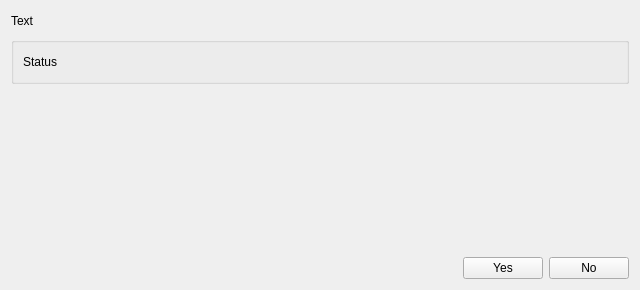
<?xml version="1.0" encoding="UTF-8"?>
<ui version="4.0">
 <class>Diagnostics::System::CDlgUsbStatus</class>
 <widget class="QWidget" name="Diagnostics::System::CDlgUsbStatus">
  <property name="geometry">
   <rect>
    <x>0</x>
    <y>0</y>
    <width>640</width>
    <height>290</height>
   </rect>
  </property>
  <property name="windowTitle">
   <string>Form</string>
  </property>
  <layout class="QVBoxLayout" name="verticalLayout">
   <item>
    <layout class="QHBoxLayout" name="horizontalLayout">
     <item>
      <widget class="QLabel" name="labelText">
       <property name="text">
        <string>Text</string>
       </property>
      </widget>
     </item>
     <item>
      <spacer name="horizontalSpacer">
       <property name="orientation">
        <enum>Qt::Horizontal</enum>
       </property>
       <property name="sizeHint" stdset="0">
        <size>
         <width>40</width>
         <height>20</height>
        </size>
       </property>
      </spacer>
     </item>
    </layout>
   </item>
   <item>
    <layout class="QHBoxLayout" name="horizontalLayout_2">
     <item>
      <widget class="QGroupBox" name="groupBox">
       <property name="title">
        <string/>
       </property>
       <layout class="QHBoxLayout" name="horizontalLayout_3">
        <item>
         <widget class="QLabel" name="labelStatus">
          <property name="text">
           <string>Status</string>
          </property>
         </widget>
        </item>
        <item>
         <spacer name="horizontalSpacer_2">
          <property name="orientation">
           <enum>Qt::Horizontal</enum>
          </property>
          <property name="sizeHint" stdset="0">
           <size>
            <width>550</width>
            <height>20</height>
           </size>
          </property>
         </spacer>
        </item>
       </layout>
      </widget>
     </item>
    </layout>
   </item>
   <item>
    <layout class="QHBoxLayout" name="horizontalLayout_5">
     <item>
      <widget class="MainMenu::CScrollTable" name="scrollUsbFiles" native="true">
       <property name="minimumSize">
        <size>
         <width>0</width>
         <height>0</height>
        </size>
       </property>
      </widget>
     </item>
    </layout>
   </item>
   <item>
    <spacer name="verticalSpacer">
     <property name="orientation">
      <enum>Qt::Vertical</enum>
     </property>
     <property name="sizeHint" stdset="0">
      <size>
       <width>20</width>
       <height>40</height>
      </size>
     </property>
    </spacer>
   </item>
   <item>
    <layout class="QHBoxLayout" name="horizontalLayout_4">
     <item>
      <spacer name="horizontalSpacer_3">
       <property name="orientation">
        <enum>Qt::Horizontal</enum>
       </property>
       <property name="sizeHint" stdset="0">
        <size>
         <width>40</width>
         <height>20</height>
        </size>
       </property>
      </spacer>
     </item>
     <item>
      <widget class="QPushButton" name="pushYes">
       <property name="text">
        <string>Yes</string>
       </property>
      </widget>
     </item>
     <item>
      <widget class="QPushButton" name="pushNo">
       <property name="text">
        <string>No</string>
       </property>
      </widget>
     </item>
    </layout>
   </item>
  </layout>
 </widget>
 <customwidgets>
  <customwidget>
   <class>MainMenu::CScrollTable</class>
   <extends>QWidget</extends>
   <header>MainMenu/Include/ScrollTable.h</header>
   <container>1</container>
  </customwidget>
 </customwidgets>
 <resources/>
 <connections/>
</ui>
